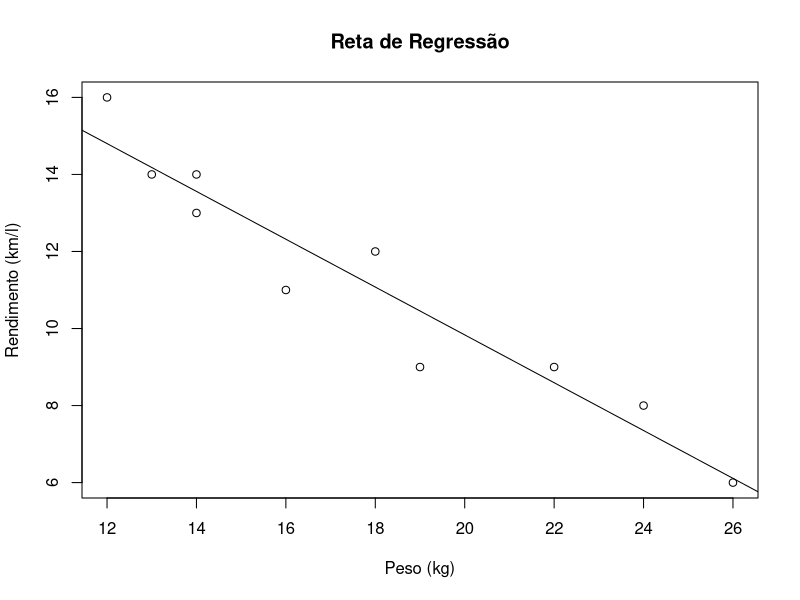

Generate this figure with R:
peso <- c(12, 13, 14, 14, 16, 18, 19, 22, 24, 26)
rendimento <- c(16, 14, 14, 13, 11, 12, 09, 09, 08, 06)

#(a) Calcule o coeficiente de correla ̧c ̃ao de Pearson;
coeficiente <- cor(peso, rendimento, method = "pearson")
print(coeficiente)

#Resultado: [1] -0.9584929

#(b) Considerando o resultado do item (a), como vocˆe avalia o relacionamento entre peso e rendimento,na amostra observada?

#A coorrelação entre peso e rendimento é negativa e forte. Isso significa que quanto maior o peso do carro, menor é o seu rendimento em km/l. Essa relação inversa sugere que carros mais pesados tendem a consumir mais combustível, resultando em um menor rendimento.

#(c) Para estabelecer uma equacao de regressao, qual deve ser a variavel dependente e qual deve sera variavel independente?
#Resposta: Na equação de regressão, a variável independente deve ser o peso do carro, enquanto a variável dependente deve ser o rendimento em km/l. Isso porque estamos interessados em prever o rendimento com base no peso do carro.

#(d) Estabeleca a equacao de regressao, considerando a resposta do item (c);
modelo <- lm(rendimento ~ peso);
coeficientes <- coef(modelo);
print(coeficientes);

#Resultado: (Intercept)       peso
#          22.2500000  -0.6207865

#(e) Apresente o diagrama de dispersao e a reta de regressao obtida em (d);
plot(peso, rendimento, main = "Reta de Regressão", xlab = "Peso (kg)", ylab = "Rendimento (km/l)")
abline(modelo, col = "black");

#(f) Voce considera adequado o ajuste do modelo de regressao do item (d)? De uma medida dessa adequacao, interpretando-a.
#Resposta: Sim, o ajuste do modelo de regressão parece adequado, considerando a forte correlação negativa entre as variáveis. Uma medida comum para avaliar a adequação do modelo é o R² (coeficiente de determinação). Podemos calcular o R² do modelo:
r_squared <- summary(modelo)$r.squared;
print(r_squared);
#Resultado: [1] 0.9187086. Isso indica que aproximadamente 91.87% da variação no rendimento pode ser explicada pelo peso do carro, o que sugere um bom ajuste do modelo.

#(g) Voce considera seu estudo capaz de predizer o rendimento esperado de um ve ́ıculo com peso de 7.000 kg?

#Resposta: Sim, o estudo pode ser usado para predizer o rendimento esperado de um veículo com peso de 7.000 kg, utilizando a equação de regressão obtida no item (d). Mas a extrapolação para valores fora do intervalo dos dados observados (nesse caso, 12 a 26 kg) pode levar a previsões menos confiáveis. Logo, embora seja possível fazer a previsão, deve-se ter cautela ao interpretar os resultados para pesos muito diferentes dos observados na amostra.
previsto <- data.frame(peso = 7000);
resultado <- predict(modelo, newdata = previsto);
print(resultado);
#Resultado: [1] -4323.256. Isso indica que, de acordo com o modelo, um veículo com peso de 7.000 kg teria um rendimento negativo, o que não faz sentido prático. Isso demonstra a necessidade de cautela ao extrapolar além do intervalo dos dados observados.